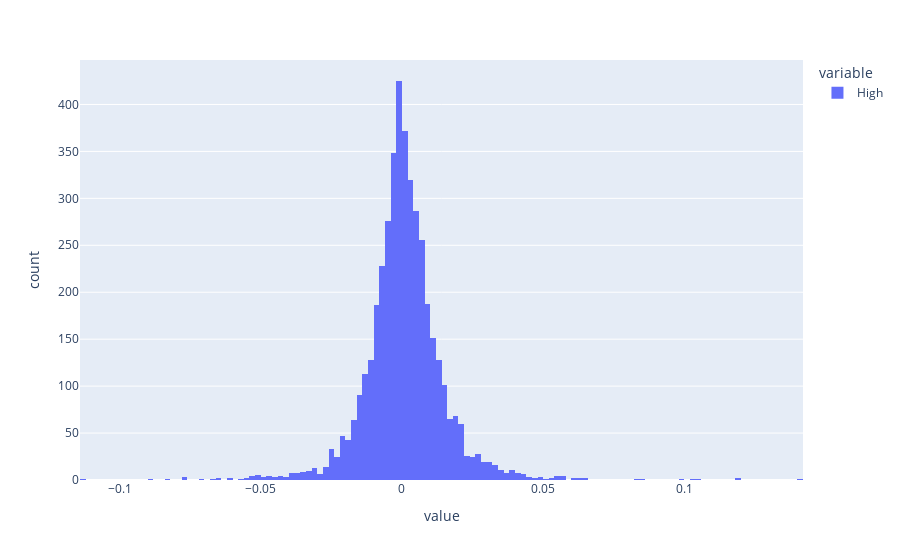

Notebook cell for this chart:
### Code cell
hist.High.hist(bins=200)

### Figure 1 — Plotly figure (JSON) as saved in the notebook; plotly's stock layout.template omitted (floating-point values rounded to 4 significant figures; data arrays with more than 128 entries replaced by an {"elided": "..."} marker saying what was removed)
{"data": [{"alignmentgroup": "True", "bingroup": "x", "hovertemplate": "variable=High<br>value=%{x}<br>count=%{y}<extra></extra>", "legendgroup": "High", "marker": {"color": "#636efa", "pattern": {"shape": ""}}, "name": "High", "offsetgroup": "High", "orientation": "v", "showlegend": true, "type": "histogram", "x": {"elided": "4315 float values"}, "xaxis": "x", "yaxis": "y"}], "layout": {"barmode": "relative", "legend": {"title": {"text": "variable"}, "tracegroupgap": 0}, "margin": {"t": 60}, "xaxis": {"anchor": "y", "domain": [0, 1], "title": {"text": "value"}}, "yaxis": {"anchor": "x", "domain": [0, 1], "title": {"text": "count"}}}}
